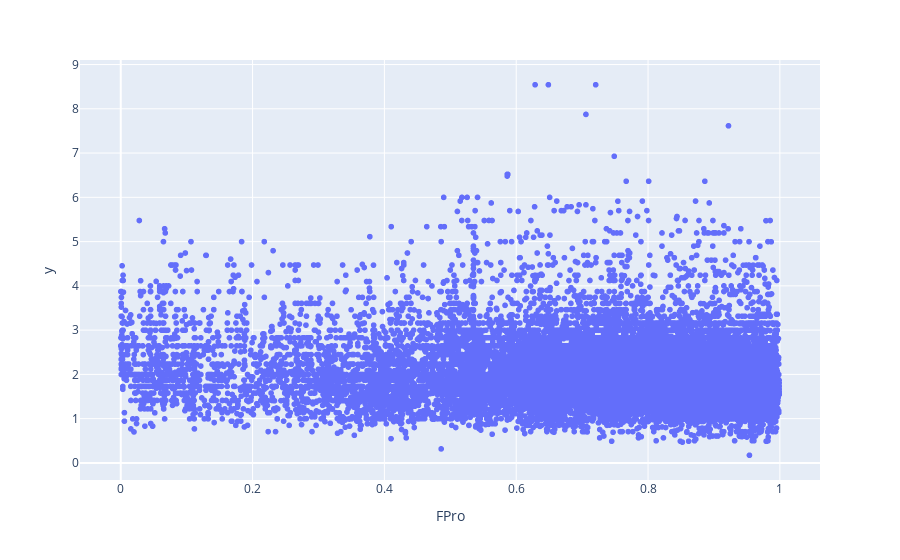

Write notebook code for a chart like this one.
### Code cell
px.scatter(grocery, x=(grocery['FPro']), y=np.sqrt(grocery['price']))

### Figure 1 — Plotly figure (JSON) as saved in the notebook; plotly's stock layout.template omitted (floating-point values rounded to 4 significant figures; data arrays with more than 128 entries replaced by an {"elided": "..."} marker saying what was removed)
{"data": [{"hovertemplate": "FPro=%{x}<br>y=%{y}<extra></extra>", "legendgroup": "", "marker": {"color": "#636efa", "symbol": "circle"}, "mode": "markers", "name": "", "showlegend": false, "type": "scattergl", "x": {"elided": "26250 float values"}, "xaxis": "x", "y": {"elided": "26250 float values"}, "yaxis": "y"}], "layout": {"legend": {"tracegroupgap": 0}, "margin": {"t": 60}, "xaxis": {"anchor": "y", "domain": [0, 1], "title": {"text": "FPro"}}, "yaxis": {"anchor": "x", "domain": [0, 1], "title": {"text": "y"}}}}
